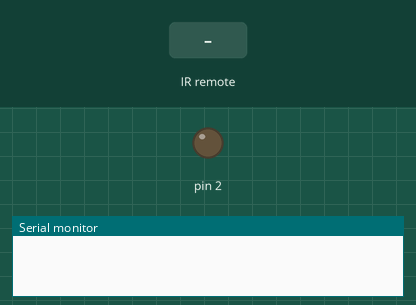
Bench run of a sketch on a simulated Arduino Uno, built with avr-gcc and run on an emulated ATmega328P. Parts: output pins drawn as LEDs (lit = HIGH), the last lines printed to the serial monitor. Inputs (shaded band) come from the test bench.

Above: at 1.2 s.
1.3 s: infrared code 0xFF9867 received
At 2.5 s:
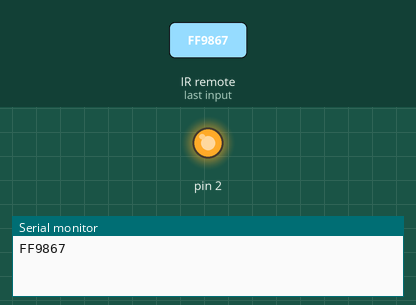
2.8 s: infrared code 0xFFA25D received
At 3.8 s:
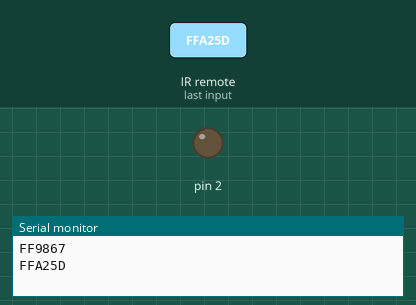
Timing chart, 0 to 5.8 s (numbered marks = the images above; inputs shaded):
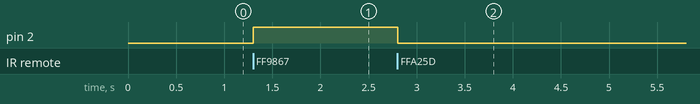

The sketch:

26_Remote_Control.ino
```cpp
#include <IRremote.h>

int RECV_PIN = A0;

IRrecv irrecv(RECV_PIN);
decode_results results;

void setup()
{
  Serial.begin(9600);
  irrecv.enableIRIn();
  pinMode(2, OUTPUT);
}

void loop() {
  if (irrecv.decode(&results)) {
    Serial.println(results.value, HEX);

   switch (results.value) {
        case 0xFF9867: digitalWrite(2, HIGH); break;
        case 0xFFA25D: digitalWrite(2, LOW); break;
      }

    irrecv.resume();
  }
  delay(100);
}
```

Measured:
- after the input at 1.3 s, pin 2: LOW → HIGH at once
- after the input at 2.8 s, pin 2: HIGH → LOW at once
